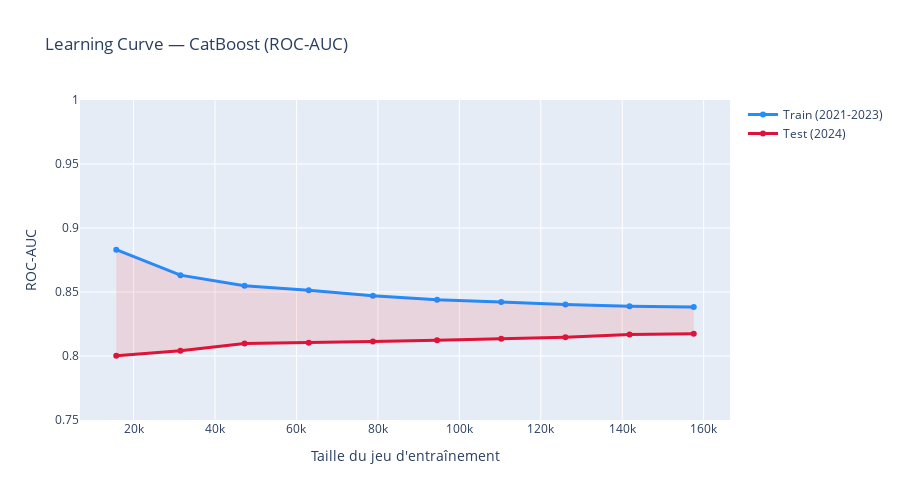

The notebook cell this image was saved under:
### Markdown cell above
---
## 7. Diagnostic : Overfitting / Underfitting (Learning Curves)

### Comment savoir si le modèle est au maximum ?

| Diagnostic | Symptôme sur la learning curve | Signification |
|------------|-------------------------------|---------------|
| **Underfitting** | Train ET Test bas, proches | Le modèle est trop simple OU les features ne suffisent pas |
| **Overfitting** | Train très haut, Test bas, écart large | Le modèle a mémorisé le train au lieu de généraliser |
| **Bon fit** | Train un peu au-dessus de Test, les deux convergent | Le modèle généralise correctement |
| **Plafond de features** | Les deux courbes convergent et stagnent | Plus de données ne servirait à rien, il faut de meilleures features |

La learning curve entraîne le modèle sur des sous-ensembles de tailles croissantes et mesure le score sur le train ET sur le test.

### Code cell
# --- Learning Curve : le modèle overfitte-t-il ? ---
# On entraîne le meilleur modèle sur des sous-ensembles croissants du train (chronologiques)
# et on mesure le score sur le train ET sur le test (2024).

fractions = [0.1, 0.2, 0.3, 0.4, 0.5, 0.6, 0.7, 0.8, 0.9, 1.0]
lc_train_scores = []
lc_test_scores = []
lc_sizes = []

cat_idx_lc = [i for i, c in enumerate(X_train.columns) if c == 'dep']

for frac in fractions:
    n = int(len(X_train) * frac)
    X_sub = X_train.iloc[:n]  # Premiers n échantillons (ordre chronologique)
    y_sub = y_train.iloc[:n]
    
    # Créer un modèle frais avec les mêmes hyperparamètres
    if best_model_name == 'CatBoost':
        lc_model = CatBoostClassifier(
            **{k: v for k, v in grid_models['CatBoost'].get_all_params().items()
               if k in ['iterations', 'depth', 'learning_rate']},
            auto_class_weights='Balanced', random_state=42, verbose=False
        )
        lc_model.fit(X_sub, y_sub, cat_features=cat_idx_lc)
    elif best_model_name == 'LightGBM':
        lc_model = LGBMClassifier(**grid_models['LightGBM'].get_params())
        lc_model.fit(X_sub, y_sub)
    else:
        lc_model = XGBClassifier(**grid_models['XGBoost'].get_params())
        lc_model.fit(X_sub, y_sub)
    
    # Score sur le train (sous-ensemble)
    train_proba = lc_model.predict_proba(X_sub)[:, 1]
    train_auc = roc_auc_score(y_sub, train_proba)
    
    # Score sur le test (toujours 2024)
    test_proba = lc_model.predict_proba(X_test)[:, 1]
    test_auc = roc_auc_score(y_test, test_proba)
    
    lc_sizes.append(n)
    lc_train_scores.append(train_auc)
    lc_test_scores.append(test_auc)
    
    print(f"  {frac:.0%} ({n:>6d} acc.) → Train AUC={train_auc:.4f}  Test AUC={test_auc:.4f}  Écart={train_auc - test_auc:.4f}")

# --- Graphique Learning Curve ---
fig = go.Figure()
fig.add_trace(go.Scatter(
    x=lc_sizes, y=lc_train_scores,
    name='Train (2021-2023)', mode='lines+markers',
    line=dict(color='dodgerblue', width=3)
))
fig.add_trace(go.Scatter(
    x=lc_sizes, y=lc_test_scores,
    name='Test (2024)', mode='lines+markers',
    line=dict(color='crimson', width=3)
))

# Zone d'écart (overfitting)
fig.add_trace(go.Scatter(
    x=lc_sizes + lc_sizes[::-1],
    y=lc_train_scores + lc_test_scores[::-1],
    fill='toself', fillcolor='rgba(255,0,0,0.1)',
    line=dict(width=0), showlegend=False,
    name='Écart train-test'
))

fig.update_layout(
    title=f'Learning Curve — {best_model_name} (ROC-AUC)',
    xaxis_title='Taille du jeu d\'entraînement',
    yaxis_title='ROC-AUC',
    height=500,
    yaxis_range=[0.75, 1.0]
)
fig.show()

# --- Diagnostic ---
gap = lc_train_scores[-1] - lc_test_scores[-1]
print(f"\n--- DIAGNOSTIC ---")
print(f"Train AUC (100% données) : {lc_train_scores[-1]:.4f}")
print(f"Test AUC  (2024)         : {lc_test_scores[-1]:.4f}")
print(f"Écart train-test         : {gap:.4f}")

if gap < 0.02:
    print(f"\n→ Écart < 0.02 : PAS d'overfitting significatif.")
    print(f"  Les courbes sont proches = le modèle généralise bien.")
    print(f"  Si les deux scores plafonnent, c'est un plafond de FEATURES (pas de données).")
elif gap < 0.05:
    print(f"\n→ Écart entre 0.02 et 0.05 : léger overfitting, acceptable.")
    print(f"  Le modèle a légèrement mémorisé le train mais reste raisonnable.")
else:
    print(f"\n→ Écart > 0.05 : overfitting significatif.")
    print(f"  Pistes : réduire max_depth, augmenter la régularisation, ou simplifier les features.")

# La courbe test monte-t-elle encore ?
last_3_test = lc_test_scores[-3:]
if last_3_test[-1] - last_3_test[0] < 0.002:
    print(f"\n→ La courbe test stagne : plus de données ne changerait rien.")
    print(f"  Pour aller au-delà de ~{lc_test_scores[-1]:.3f}, il faut de MEILLEURES FEATURES.")
else:
    print(f"\n→ La courbe test monte encore légèrement : plus de données pourrait aider.")

### Figure 1 — Plotly figure (JSON) as saved in the notebook; plotly's stock layout.template omitted (floating-point values rounded to 4 significant figures)
{"data": [{"line": {"color": "dodgerblue", "width": 3}, "mode": "lines+markers", "name": "Train (2021-2023)", "type": "scatter", "x": [15756, 31512, 47268, 63024, 78780, 94536, 110292, 126048, 141804, 157561], "y": [0.883, 0.8632, 0.8549, 0.8513, 0.8471, 0.844, 0.8421, 0.8402, 0.8389, 0.8382]}, {"line": {"color": "crimson", "width": 3}, "mode": "lines+markers", "name": "Test (2024)", "type": "scatter", "x": [15756, 31512, 47268, 63024, 78780, 94536, 110292, 126048, 141804, 157561], "y": [0.8001, 0.8041, 0.8097, 0.8103, 0.8114, 0.8123, 0.8134, 0.8147, 0.8168, 0.8175]}, {"fill": "toself", "fillcolor": "rgba(255,0,0,0.1)", "line": {"width": 0}, "name": "Écart train-test", "showlegend": false, "type": "scatter", "x": [15756, 31512, 47268, 63024, 78780, 94536, 110292, 126048, 141804, 157561, 157561, 141804, 126048, 110292, 94536, 78780, 63024, 47268, 31512, 15756], "y": [0.883, 0.8632, 0.8549, 0.8513, 0.8471, 0.844, 0.8421, 0.8402, 0.8389, 0.8382, 0.8175, 0.8168, 0.8147, 0.8134, 0.8123, 0.8114, 0.8103, 0.8097, 0.8041, 0.8001]}], "layout": {"height": 500, "title": {"text": "Learning Curve — CatBoost (ROC-AUC)"}, "xaxis": {"title": {"text": "Taille du jeu d'entraînement"}}, "yaxis": {"range": [0.75, 1], "title": {"text": "ROC-AUC"}}}}
